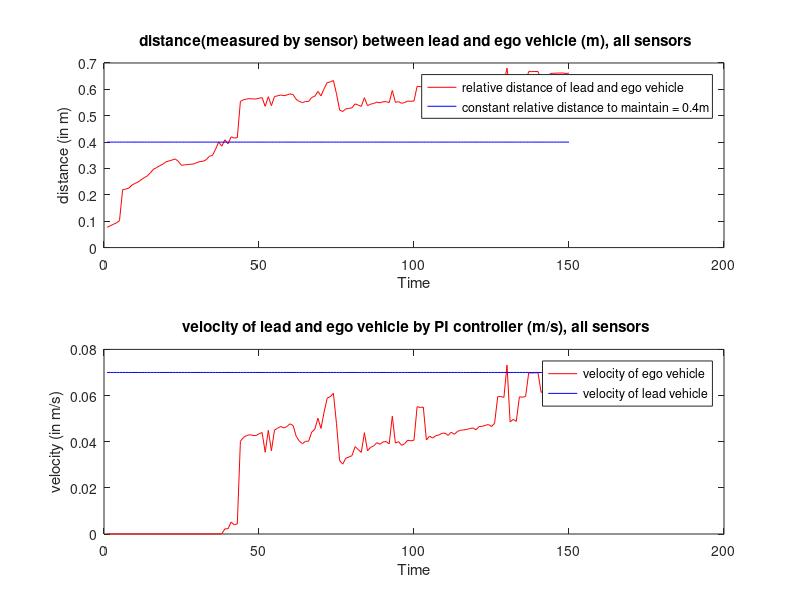
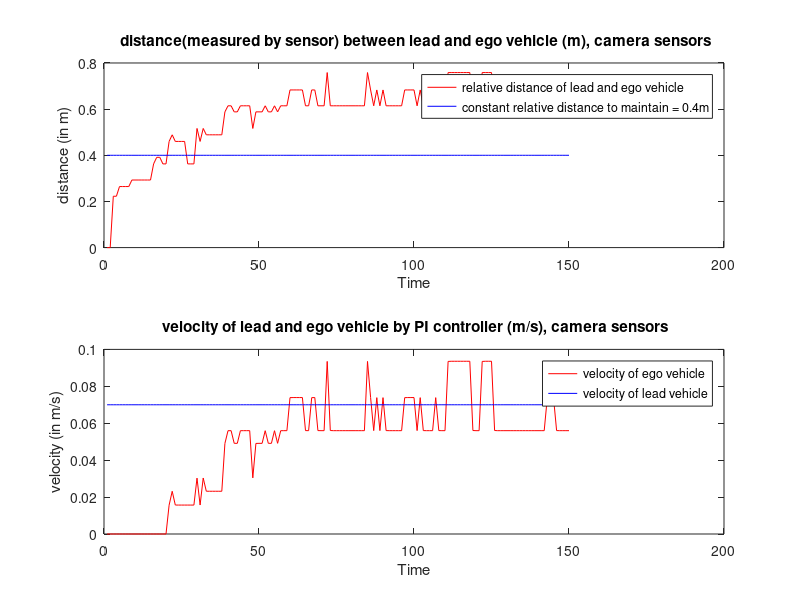

Here is the MATLAB script that generated these plots, in order: (Note: this script raises an error after producing the figures.)
clear all, close all, clc

const_dist = 0.4;
%% loading data for constant velocity 0.07 m/s with PI controller, all sensors frame rate =16

ego_bot_vel_pt07_load = load('V_x_relsave_plot_all.mat');
ego_bot_vel_pt07 = ego_bot_vel_pt07_load.V_x_rel_save;
ego_bot_dist_pt07_load = load('x_relsave_plot_all.mat');
ego_bot_dist_pt07 = ego_bot_dist_pt07_load.x_rel_save(1,1:end);

%error_dist_pt07 = ego_bot_dist_pt07 - const_dist;

%%% plotting the data for constant velocity 0.07m/s %%%
indx_pt07 = 1:length(ego_bot_vel_pt07);
%zero_dist_plot = zeros(length(ego_bot_vel_pt07),1);
const_dist_plot = const_dist*ones(length(ego_bot_vel_pt07),1);
const_vel_plot = 0.07*ones(length(ego_bot_vel_pt07),1);

figure(1)
hold on
ax(1) = subplot(2,1,1);
plot(indx_pt07(1:150), ego_bot_dist_pt07(1:150), 'r', indx_pt07(1:150), const_dist_plot(1:150), 'b')
xlabel('Time')
ylabel('distance (in m)')
title(' distance(measured by sensor) between lead and ego vehicle (m), all sensors')
legend('relative distance of lead and ego vehicle', 'constant relative distance to maintain = 0.4m')
ax(2) = subplot(2,1,2);
plot(indx_pt07(1:150), ego_bot_vel_pt07(1:150), 'r', indx_pt07(1:150), const_vel_plot(1:150), 'b')
xlabel('Time')
ylabel('velocity (in m/s)')
title(' velocity of lead and ego vehicle by PI controller (m/s), all sensors')
legend('velocity of ego vehicle', 'velocity of lead vehicle')
hold off


%% loading data for constant velocity 0.07 m/s with PI controller, camera sensors frame rate =16

ego_bot_vel_pt07_load = load('V_x_relsave_plot_camera.mat');
ego_bot_vel_pt07 = ego_bot_vel_pt07_load.V_x_rel_save;
ego_bot_dist_pt07_load = load('x_relsave_plot_camera.mat');
ego_bot_dist_pt07 = ego_bot_dist_pt07_load.x_rel_save(1, :);

%error_dist_pt07 = ego_bot_dist_pt07 - const_dist;

%%% plotting the data for constant velocity 0.07m/s %%%
indx_pt07 = 1:length(ego_bot_vel_pt07);
%zero_dist_plot = zeros(length(ego_bot_vel_pt07),1);
const_dist_plot = const_dist*ones(length(ego_bot_vel_pt07),1);
const_vel_plot = 0.07*ones(length(ego_bot_vel_pt07),1);

figure(2)
hold on
ax(1) = subplot(2,1,1);
plot(indx_pt07(1:150), ego_bot_dist_pt07(1:150), 'r', indx_pt07(1:150), const_dist_plot(1:150), 'b')
xlabel('Time')
ylabel('distance (in m)')
title(' distance(measured by sensor) between lead and ego vehicle (m), camera sensors')
legend('relative distance of lead and ego vehicle', 'constant relative distance to maintain = 0.4m')
ax(2) = subplot(2,1,2);
plot(indx_pt07(1:150), ego_bot_vel_pt07(1:150), 'r', indx_pt07(1:150), const_vel_plot(1:150), 'b')
xlabel('Time')
ylabel('velocity (in m/s)')
title(' velocity of lead and ego vehicle by PI controller (m/s), camera sensors')
legend('velocity of ego vehicle', 'velocity of lead vehicle')
hold off

%% loading data for variable velocity with PI controller, all sensors frame rate =16

ego_bot_vel_pt07_load = load('V_x_relsave_plot_step_all.mat');
ego_bot_vel_pt07 = ego_bot_vel_pt07_load.V_x_rel_save;
ego_bot_dist_pt07_load = load('x_relsave_plot_step_all.mat');
ego_bot_dist_pt07 = ego_bot_dist_pt07_load.x_rel_save(1,1:end);

%error_dist_pt07 = ego_bot_dist_pt07 - const_dist;
lead_vel_vari = rosbag('test_rosbag_variable_vel.bag');
lead_vel_vari_select = select(lead_vel_vari,'Topic','/cmd_vel');
msgStructs = readMessages(lead_vel_vari_select,'DataFormat','struct');
lead_bot_vel_vari =[];
for i = 1:2:length(msgStructs)
    lead_bot_vel_vari = [lead_bot_vel_vari, msgStructs{i, 1}.Linear.X];
end

%const_dist_plot = const_dist*ones(length(ego_bot_dist_vari),1);
%const_vel_plot = 0.07*ones(length(lead_bot_vel_vari),1);
shift_arry_7_ele = 0.1*ones(1,40);
lead_bot_vel_vari = [shift_arry_7_ele, lead_bot_vel_vari(1:end-1)];
indx_pt07 = 1:length(lead_bot_vel_vari);


figure(3)
hold on
ax(1) = subplot(2,1,1);
plot(indx_pt07(1:151), ego_bot_dist_pt07(1:151), 'r', indx_pt07(1:151), const_dist_plot(1:151), 'b')
xlabel('Time')
ylabel('distance (in m)')
title(' distance(measured by sensor) between lead and ego vehicle (m), all sensors')
legend('relative distance of lead and ego vehicle', 'constant relative distance to maintain = 0.4m')
ax(2) = subplot(2,1,2);
plot(indx_pt07(1:151), ego_bot_vel_pt07(1:151), 'r', indx_pt07(1:151), lead_bot_vel_vari(1:151), 'b')
xlabel('Time')
ylabel('velocity (in m/s)')
title(' step velocity of lead and ego vehicle by PI controller (m/s), all sensors')
legend('velocity of ego vehicle', 'velocity of lead vehicle')
hold off